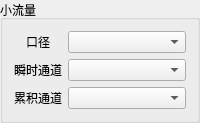
         <widget class="QGroupBox" name="gBox_mid1_2">
          <property name="title">
           <string>小流量</string>
          </property>
          <layout class="QGridLayout" name="gridLayout_4">
           <item row="0" column="0">
            <widget class="QLabel" name="label_39">
             <property name="text">
              <string>&lt;html&gt;&lt;head/&gt;&lt;body&gt;&lt;p align=&quot;center&quot;&gt;口径&lt;/p&gt;&lt;/body&gt;&lt;/html&gt;</string>
             </property>
            </widget>
           </item>
           <item row="0" column="1">
            <widget class="QComboBox" name="comboBox_diam_3">
             <item>
              <property name="text">
               <string/>
              </property>
             </item>
             <item>
              <property name="text">
               <string>DN3</string>
              </property>
             </item>
             <item>
              <property name="text">
               <string>DN5</string>
              </property>
             </item>
             <item>
              <property name="text">
               <string>DN10</string>
              </property>
             </item>
             <item>
              <property name="text">
               <string>DN25</string>
              </property>
             </item>
            </widget>
           </item>
           <item row="1" column="0">
            <widget class="QLabel" name="label_40">
             <property name="text">
              <string>&lt;html&gt;&lt;head/&gt;&lt;body&gt;&lt;p align=&quot;center&quot;&gt;瞬时通道&lt;/p&gt;&lt;/body&gt;&lt;/html&gt;</string>
             </property>
            </widget>
           </item>
           <item row="1" column="1">
            <widget class="QComboBox" name="cBox_instroute_3">
             <property name="sizePolicy">
              <sizepolicy hsizetype="Expanding" vsizetype="Fixed">
               <horstretch>0</horstretch>
               <verstretch>0</verstretch>
              </sizepolicy>
             </property>
             <property name="font">
              <font>
               <weight>50</weight>
               <italic>false</italic>
               <bold>false</bold>
               <kerning>false</kerning>
              </font>
             </property>
             <property name="acceptDrops">
              <bool>false</bool>
             </property>
             <property name="layoutDirection">
              <enum>Qt::LeftToRight</enum>
             </property>
             <property name="autoFillBackground">
              <bool>false</bool>
             </property>
             <property name="frame">
              <bool>true</bool>
             </property>
             <item>
              <property name="text">
               <string/>
              </property>
              <property name="icon">
               <iconset>
                <normaloff>C:/Users/Administrator/none.ico</normaloff>C:/Users/Administrator/none.ico</iconset>
              </property>
             </item>
             <item>
              <property name="text">
               <string>       0</string>
              </property>
             </item>
             <item>
              <property name="text">
               <string>       1</string>
              </property>
             </item>
             <item>
              <property name="text">
               <string>       2</string>
              </property>
             </item>
             <item>
              <property name="text">
               <string>       3</string>
              </property>
             </item>
             <item>
              <property name="text">
               <string>       4</string>
              </property>
             </item>
             <item>
              <property name="text">
               <string>       5</string>
              </property>
             </item>
             <item>
              <property name="text">
               <string>       6</string>
              </property>
             </item>
             <item>
              <property name="text">
               <string>       7</string>
              </property>
             </item>
             <item>
              <property name="text">
               <string>       8</string>
              </property>
             </item>
             <item>
              <property name="text">
               <string>       9</string>
              </property>
             </item>
             <item>
              <property name="text">
               <string>       10</string>
              </property>
             </item>
             <item>
              <property name="text">
               <string>       11</string>
              </property>
             </item>
            </widget>
           </item>
           <item row="2" column="0">
            <widget class="QLabel" name="label_41">
             <property name="text">
              <string>&lt;html&gt;&lt;head/&gt;&lt;body&gt;&lt;p align=&quot;center&quot;&gt;累积通道&lt;/p&gt;&lt;/body&gt;&lt;/html&gt;</string>
             </property>
            </widget>
           </item>
           <item row="2" column="1">
            <widget class="QComboBox" name="cBox_accumroute_3">
             <property name="sizePolicy">
              <sizepolicy hsizetype="Expanding" vsizetype="Fixed">
               <horstretch>0</horstretch>
               <verstretch>0</verstretch>
              </sizepolicy>
             </property>
             <property name="font">
              <font>
               <weight>50</weight>
               <italic>false</italic>
               <bold>false</bold>
               <kerning>false</kerning>
              </font>
             </property>
             <property name="acceptDrops">
              <bool>false</bool>
             </property>
             <property name="layoutDirection">
              <enum>Qt::LeftToRight</enum>
             </property>
             <property name="autoFillBackground">
              <bool>false</bool>
             </property>
             <property name="frame">
              <bool>true</bool>
             </property>
             <item>
              <property name="text">
               <string/>
              </property>
              <property name="icon">
               <iconset>
                <normaloff>C:/Users/Administrator/none.ico</normaloff>C:/Users/Administrator/none.ico</iconset>
              </property>
             </item>
             <item>
              <property name="text">
               <string>       0</string>
              </property>
             </item>
             <item>
              <property name="text">
               <string>       1</string>
              </property>
             </item>
             <item>
              <property name="text">
               <string>       2</string>
              </property>
             </item>
             <item>
              <property name="text">
               <string>       3</string>
              </property>
             </item>
             <item>
              <property name="text">
               <string>       4</string>
              </property>
             </item>
             <item>
              <property name="text">
               <string>       5</string>
              </property>
             </item>
             <item>
              <property name="text">
               <string>       6</string>
              </property>
             </item>
             <item>
              <property name="text">
               <string>       7</string>
              </property>
             </item>
             <item>
              <property name="text">
               <string>       8</string>
              </property>
             </item>
             <item>
              <property name="text">
               <string>       9</string>
              </property>
             </item>
             <item>
              <property name="text">
               <string>       10</string>
              </property>
             </item>
             <item>
              <property name="text">
               <string>       11</string>
              </property>
             </item>
             <item>
              <property name="text">
               <string>       12</string>
              </property>
             </item>
             <item>
              <property name="text">
               <string>       13</string>
              </property>
             </item>
             <item>
              <property name="text">
               <string>       14</string>
              </property>
             </item>
             <item>
              <property name="text">
               <string>       15</string>
              </property>
             </item>
            </widget>
           </item>
          </layout>
         </widget>
